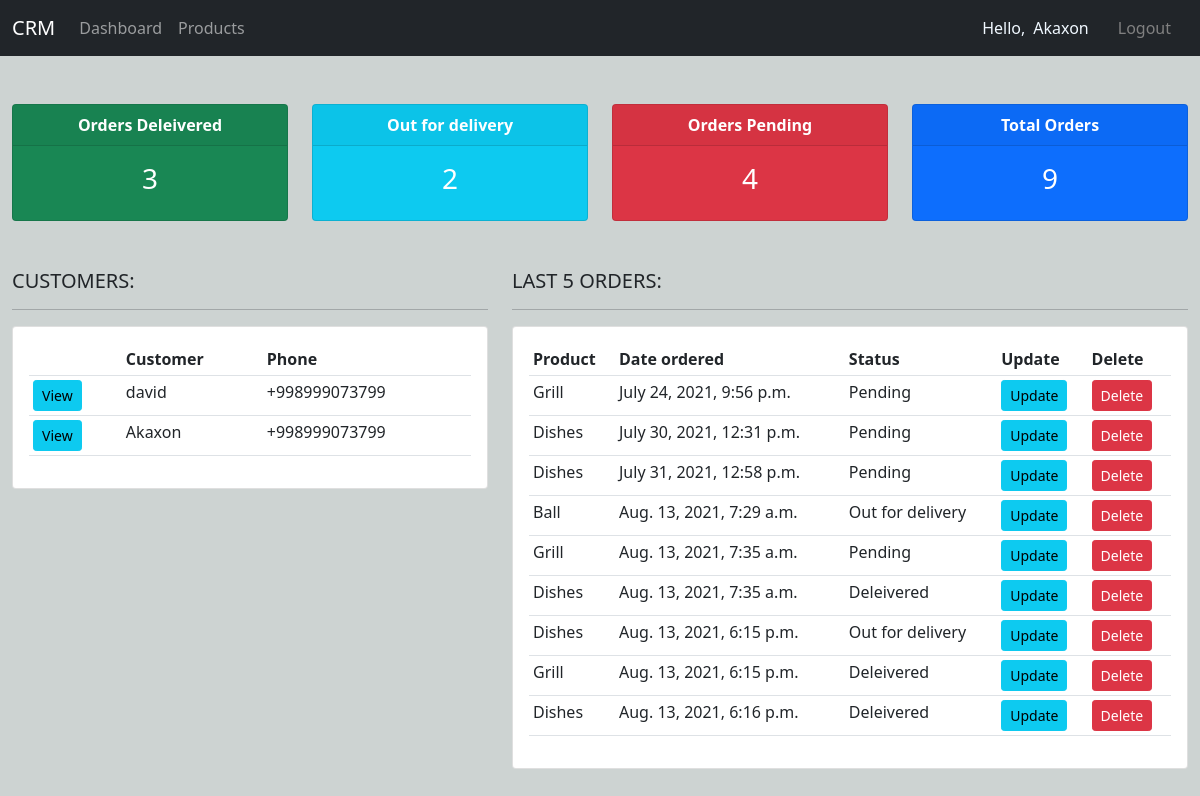
Before: / (signed in) with the older database file.
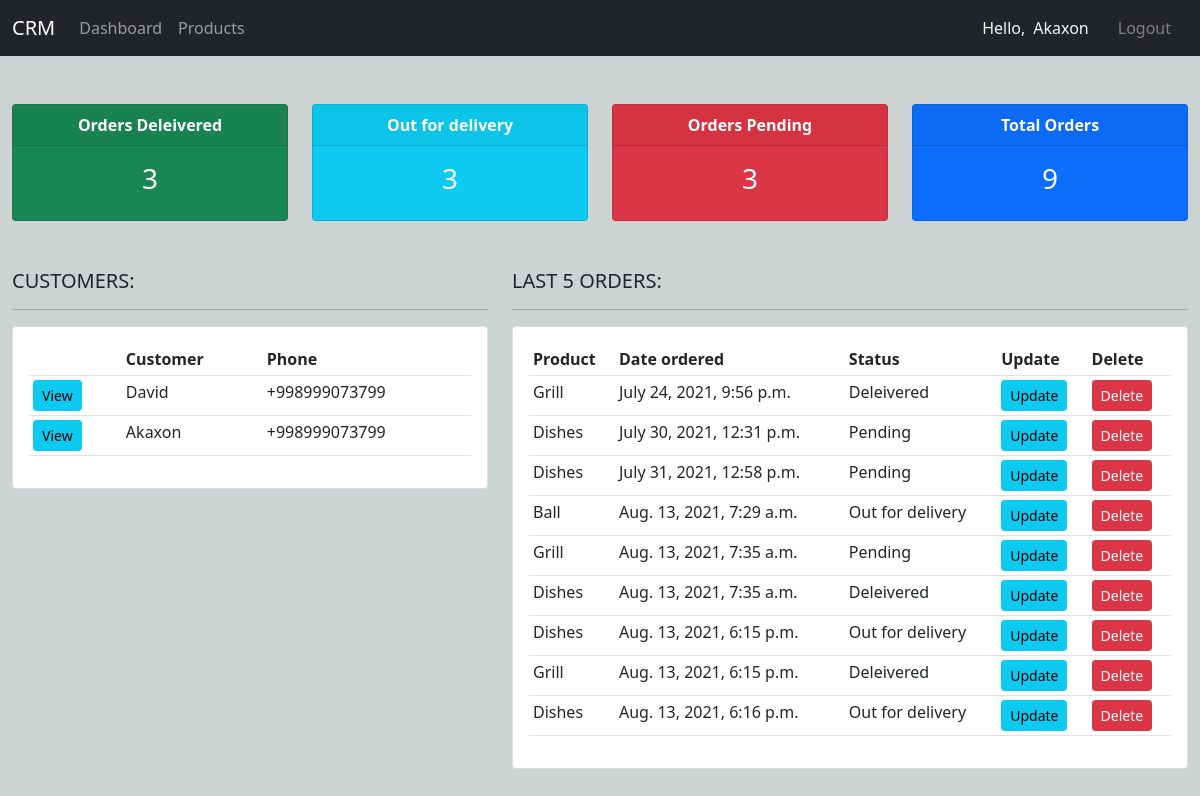
After: the same page with the newer database file.
### accounts/models.py (models this page shows, shortened)
class Customer(models.Model):
    user = models.OneToOneField(
        User, null=True, blank=True, on_delete=models.CASCADE)
    name = models.CharField(max_length=200, null=True)
    phone = models.CharField(max_length=200, null=True, blank=True)
    email = models.CharField(max_length=200, null=True, blank=True)
    profile_pic = models.ImageField(
        default="profile.png", null=True, blank=True)
    date_created = models.DateTimeField(auto_now_add=True, null=True)

class Order(models.Model):
    STATUS = (
        ('Pending', 'Pending'),
        ('Out for delivery', 'Out for delivery'),
        ('Deleivered', 'Deleivered')
    )
    customer = models.ForeignKey(
        Customer, null=True, on_delete=models.SET_NULL)
    product = models.ForeignKey(Product, null=True, on_delete=models.SET_NULL)
    date_created = models.DateTimeField(auto_now_add=True, null=True)
    status = models.CharField(max_length=200, null=True, choices=STATUS)
    note = models.CharField(max_length=200, null=True, blank=True)

class Product(models.Model):
    CATEGORY = (
        ('Indoor', 'Indoor'),
        ('Outdoor', 'Outdoor')
    )
    name = models.CharField(max_length=200, null=True)
    price = models.FloatField(null=True)
    category = models.CharField(max_length=200, null=True, choices=CATEGORY)
    description = models.TextField(null=True, blank=True)
    date_created = models.DateTimeField(auto_now_add=True, null=True)
    tag = models.ManyToManyField(Tag)
    def __str__(self):
        return self.name

### accounts/decorators.py (the view)
    def wrapper_function(request, *args, **kwargs):
        group = None
        if request.user.groups.exists():
            group = request.user.groups.all()[0].name
        if group == 'customer':
            return redirect('user-page')
        if group == 'admin':
            return view_func(request, *args, **kwargs)

### accounts/views.py (called while the page is built)
@login_required(login_url='login')
@admin_only
def home(request):
    customers = Customer.objects.all()
    orders = Order.objects.all()
    total_orders = orders.count()
    delivered = orders.filter(status='Deleivered').count()
    pending = orders.filter(status='Pending').count()
    out_for_delivery = orders.filter(status='Out for delivery').count()
    context = {'customers': customers, 'orders': orders,
               'total_orders': total_orders, 'delivered': delivered, 'pending': pending, 'out_for_delivery': out_for_delivery}
    return render(request, 'accounts/dashboard.html', context)

### accounts/templates/accounts/dashboard.html (shortened to what this page needs)
{% extends 'accounts/main.html' %}
{% block content %}
{% include 'accounts/status.html' %}
<br>
<div class="row">
  <div class="col-md-5 my-2">
    <h5>CUSTOMERS:</h5>
    <hr>
    <div class="card card-body">
      <table class="table table-sm">
        <tr>
          <th></th>
          <th>Customer</th>
          <th>Phone</th>
        </tr>
        {% for customer in customers %}
        <tr>
          <td><a href="{% url 'customer' customer.id %}" class="btn btn-info btn-sm">View</a></td>
          <td>{{customer.name}}</td>
          <td>{{customer.phone}}</td>
        </tr>
        {% endfor %}
      </table>
    </div>
  </div>
  <div class="col-md-7 my-2">
    <h5>LAST 5 ORDERS:</h5>
    <hr>
    <div class="card card-body">
      <table class="table table-sm">
        <tr>
          <th>Product</th>
          <th>Date ordered</th>
          <th>Status</th>
          <th>Update</th>
          <th>Delete</th>
        </tr>
        {% for order in orders %}
        <tr>
          <td>{{order.product}}</td>
          <td>{{order.date_created}}</td>
          <td>{{order.status}}</td>
          <td><a href="{% url 'update_order' order.id %}" class="btn btn-info btn-sm">Update</a></td>
          <td><a href="{% url 'delete_order' order.id %}" class="btn btn-danger btn-sm">Delete</a></td>
        </tr>
        {% endfor %}
      </table>
    </div>
  </div>
</div>
{% endblock content %}

Changed rows visible on the page:
changed Customer: name "david" → "David"
changed Order "July 24, 2021, 9:56 p.m.": status "Pending" → "Deleivered"
changed Order "Aug. 13, 2021, 6:16 p.m.": status "Deleivered" → "Out for delivery"
Other visible differences:
{{ out_for_delivery }}: "2" → "3"
{{ pending }}: "4" → "3"
